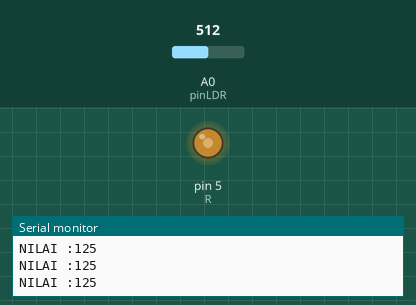
This sketch was run on a simulated Arduino Uno, built with avr-gcc and run on an emulated ATmega328P. Parts: output pins drawn as LEDs (lit = HIGH), the last lines printed to the serial monitor. Inputs (shaded band) come from the test bench; at power-on: A0 (pinLDR) = 512.

Above: at 1.2 s.
1.3 s: A0 (pinLDR) set to 716
At 2.5 s:
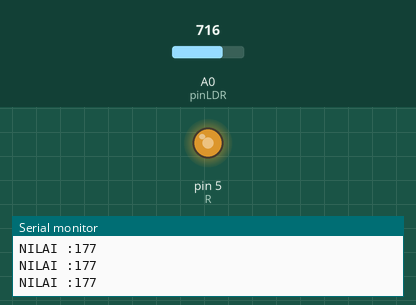
2.8 s: A0 (pinLDR) set to 122
At 3.5 s:
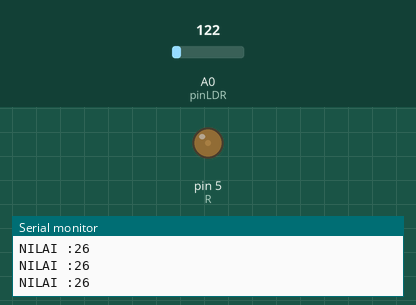
4.3 s: A0 (pinLDR) set to 0
At 4.6 s:
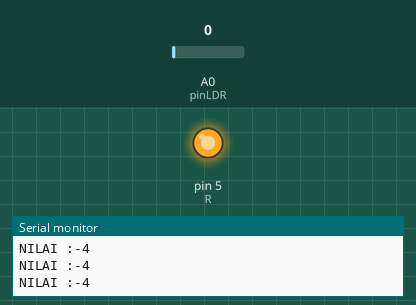
5.8 s: A0 (pinLDR) set to 11
At 7.0 s:
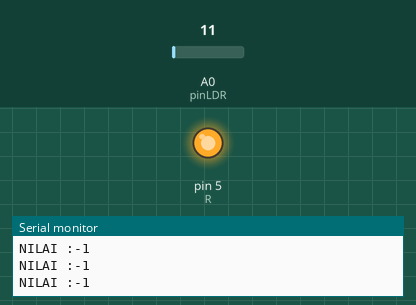
8.8 s: A0 (pinLDR) set to 16
At 9.5 s:
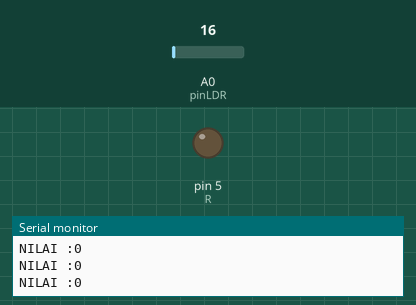
Timing chart, 0 to 11.3 s (numbered marks = the images above; inputs shaded):
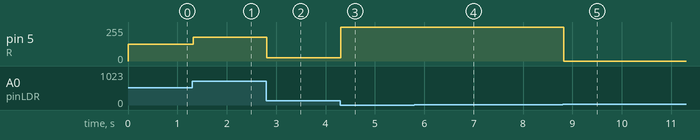

Measured:
- the behaviour switches between 13 and 14 on A0 (pinLDR) (found by bisection; images 4 and 5)
- after the input at 1.3 s, pin 5 (R): 125/255 → 177/255 at once
- after the input at 2.8 s, pin 5 (R): 177/255 → 26/255 at once
- after the input at 4.3 s, pin 5 (R): 26/255 → 252/255 at once
- after the input at 5.8 s, pin 5 (R): 252/255 → 255/255 at once
- after the input at 8.8 s, pin 5 (R): 255/255 → 0/255 at once

The sketch:

1.Sensor_LDR_Chalange.ino
```cpp
//INISIALISASI
int pinLDR =A0; //SUDAH JADI ANALOG INPUT
int R=5;

void setup() {
  Serial.begin(9600);
  pinMode(R,OUTPUT);
}

void loop() {
  //BACA SENSOR
  int bacaLDR=analogRead(pinLDR);
      bacaLDR=map(bacaLDR,17,1024,0,255);    //MAPPING  //(data awal sensor,data akhir sensor,nilai yang diinginkan,nilai akhir yang diinginkan)

  //PRINT SERIAL
  Serial.print("NILAI :");
  Serial.print(bacaLDR);
  Serial.println();

  //LOGIKA
  analogWrite(R,bacaLDR);

}
```
